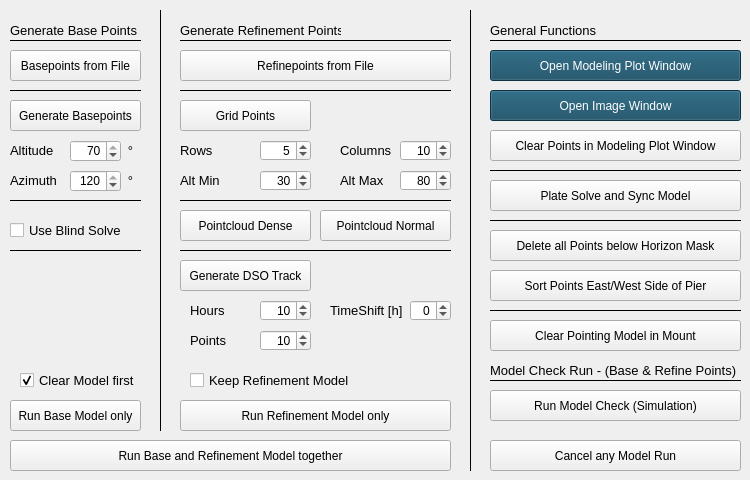
   <widget class="QWidget" name="tab_6">
    <attribute name="title">
     <string>Make Mount Model</string>
    </attribute>
    <widget class="QPushButton" name="btn_runBaseModel">
     <property name="geometry">
      <rect>
       <x>10</x>
       <y>400</y>
       <width>131</width>
       <height>31</height>
      </rect>
     </property>
     <property name="toolTip">
      <string>Runs the base model, if ther are any points</string>
     </property>
     <property name="text">
      <string>Run Base Model only</string>
     </property>
    </widget>
    <widget class="QCheckBox" name="checkUseBlindSolve">
     <property name="geometry">
      <rect>
       <x>10</x>
       <y>220</y>
       <width>131</width>
       <height>20</height>
      </rect>
     </property>
     <property name="font">
      <font>
       <pointsize>10</pointsize>
      </font>
     </property>
     <property name="toolTip">
      <string>If checked, a blind solve would be made (needs internet connection)</string>
     </property>
     <property name="text">
      <string>Use Blind Solve</string>
     </property>
    </widget>
    <widget class="QPushButton" name="btn_clearAlignmentModel">
     <property name="geometry">
      <rect>
       <x>490</x>
       <y>320</y>
       <width>251</width>
       <height>31</height>
      </rect>
     </property>
     <property name="toolTip">
      <string>Clear the model in mount. Can't be revised.</string>
     </property>
     <property name="text">
      <string>Clear Pointing Model in Mount</string>
     </property>
    </widget>
    <widget class="QPushButton" name="btn_loadBasePoints">
     <property name="geometry">
      <rect>
       <x>10</x>
       <y>50</y>
       <width>131</width>
       <height>31</height>
      </rect>
     </property>
     <property name="toolTip">
      <string>Shows the base points of model point file</string>
     </property>
     <property name="text">
      <string>Basepoints from File</string>
     </property>
    </widget>
    <widget class="Line" name="line_24">
     <property name="geometry">
      <rect>
       <x>10</x>
       <y>190</y>
       <width>131</width>
       <height>21</height>
      </rect>
     </property>
     <property name="frameShadow">
      <enum>QFrame::Plain</enum>
     </property>
     <property name="orientation">
      <enum>Qt::Horizontal</enum>
     </property>
    </widget>
    <widget class="QPushButton" name="btn_generateBasePoints">
     <property name="geometry">
      <rect>
       <x>10</x>
       <y>100</y>
       <width>131</width>
       <height>31</height>
      </rect>
     </property>
     <property name="toolTip">
      <string>Generates Basepoint based on Altitude and AZ</string>
     </property>
     <property name="text">
      <string>Generate Basepoints</string>
     </property>
    </widget>
    <widget class="QDoubleSpinBox" name="azimuthBase">
     <property name="geometry">
      <rect>
       <x>70</x>
       <y>170</y>
       <width>51</width>
       <height>22</height>
      </rect>
     </property>
     <property name="alignment">
      <set>Qt::AlignRight|Qt::AlignTrailing|Qt::AlignVCenter</set>
     </property>
     <property name="decimals">
      <number>0</number>
     </property>
     <property name="maximum">
      <double>120.000000000000000</double>
     </property>
     <property name="singleStep">
      <double>1.000000000000000</double>
     </property>
     <property name="value">
      <double>120.000000000000000</double>
     </property>
    </widget>
    <widget class="QDoubleSpinBox" name="altitudeBase">
     <property name="geometry">
      <rect>
       <x>70</x>
       <y>140</y>
       <width>51</width>
       <height>22</height>
      </rect>
     </property>
     <property name="alignment">
      <set>Qt::AlignRight|Qt::AlignTrailing|Qt::AlignVCenter</set>
     </property>
     <property name="decimals">
      <number>0</number>
     </property>
     <property name="minimum">
      <double>20.000000000000000</double>
     </property>
     <property name="maximum">
      <double>70.000000000000000</double>
     </property>
     <property name="singleStep">
      <double>1.000000000000000</double>
     </property>
     <property name="value">
      <double>70.000000000000000</double>
     </property>
    </widget>
    <widget class="QLabel" name="label_170">
     <property name="geometry">
      <rect>
       <x>10</x>
       <y>140</y>
       <width>51</width>
       <height>21</height>
      </rect>
     </property>
     <property name="font">
      <font>
       <pointsize>10</pointsize>
      </font>
     </property>
     <property name="text">
      <string>Altitude</string>
     </property>
    </widget>
    <widget class="QLabel" name="label_171">
     <property name="geometry">
      <rect>
       <x>10</x>
       <y>170</y>
       <width>51</width>
       <height>21</height>
      </rect>
     </property>
     <property name="font">
      <font>
       <pointsize>10</pointsize>
      </font>
     </property>
     <property name="text">
      <string>Azimuth</string>
     </property>
    </widget>
    <widget class="QLabel" name="label_109">
     <property name="geometry">
      <rect>
       <x>120</x>
       <y>140</y>
       <width>21</width>
       <height>20</height>
      </rect>
     </property>
     <property name="font">
      <font>
       <pointsize>10</pointsize>
      </font>
     </property>
     <property name="text">
      <string>°</string>
     </property>
     <property name="alignment">
      <set>Qt::AlignCenter</set>
     </property>
     <property name="wordWrap">
      <bool>false</bool>
     </property>
    </widget>
    <widget class="QLabel" name="label_110">
     <property name="geometry">
      <rect>
       <x>120</x>
       <y>170</y>
       <width>21</width>
       <height>20</height>
      </rect>
     </property>
     <property name="font">
      <font>
       <pointsize>10</pointsize>
      </font>
     </property>
     <property name="text">
      <string>°</string>
     </property>
     <property name="alignment">
      <set>Qt::AlignCenter</set>
     </property>
     <property name="wordWrap">
      <bool>false</bool>
     </property>
    </widget>
    <widget class="QLabel" name="label_116">
     <property name="geometry">
      <rect>
       <x>10</x>
       <y>20</y>
       <width>131</width>
       <height>21</height>
      </rect>
     </property>
     <property name="font">
      <font>
       <pointsize>10</pointsize>
      </font>
     </property>
     <property name="text">
      <string>Generate Base Points</string>
     </property>
    </widget>
    <widget class="Line" name="line_35">
     <property name="geometry">
      <rect>
       <x>10</x>
       <y>30</y>
       <width>131</width>
       <height>21</height>
      </rect>
     </property>
     <property name="frameShadow">
      <enum>QFrame::Plain</enum>
     </property>
     <property name="orientation">
      <enum>Qt::Horizontal</enum>
     </property>
    </widget>
    <widget class="Line" name="line_36">
     <property name="geometry">
      <rect>
       <x>10</x>
       <y>240</y>
       <width>131</width>
       <height>21</height>
      </rect>
     </property>
     <property name="frameShadow">
      <enum>QFrame::Plain</enum>
     </property>
     <property name="orientation">
      <enum>Qt::Horizontal</enum>
     </property>
    </widget>
    <widget class="QPushButton" name="btn_openModelingPlotWindow">
     <property name="geometry">
      <rect>
       <x>490</x>
       <y>50</y>
       <width>251</width>
       <height>31</height>
      </rect>
     </property>
     <property name="toolTip">
      <string>&lt;html&gt;&lt;head/&gt;&lt;body&gt;&lt;p&gt;Opens the coordinate an model points popup window&lt;/p&gt;&lt;/body&gt;&lt;/html&gt;</string>
     </property>
     <property name="styleSheet">
      <string notr="true">background-color: rgb(16, 72, 96);
color: rgb(255,255,255);</string>
     </property>
     <property name="text">
      <string>Open Modeling Plot Window</string>
     </property>
    </widget>
    <widget class="QPushButton" name="btn_sortRefinementPoints">
     <property name="geometry">
      <rect>
       <x>490</x>
       <y>270</y>
       <width>251</width>
       <height>31</height>
      </rect>
     </property>
     <property name="toolTip">
      <string>Sort the order of modeling points. East-West-Low-High Altitude</string>
     </property>
     <property name="text">
      <string>Sort Points East/West Side of Pier</string>
     </property>
    </widget>
    <widget class="QPushButton" name="btn_generateGridPoints">
     <property name="geometry">
      <rect>
       <x>180</x>
       <y>100</y>
       <width>131</width>
       <height>31</height>
      </rect>
     </property>
     <property name="toolTip">
      <string>Generates a regular pattern with 100 stars</string>
     </property>
     <property name="text">
      <string>Grid Points</string>
     </property>
    </widget>
    <widget class="QLabel" name="label_108">
     <property name="geometry">
      <rect>
       <x>180</x>
       <y>20</y>
       <width>161</width>
       <height>21</height>
      </rect>
     </property>
     <property name="font">
      <font>
       <pointsize>10</pointsize>
      </font>
     </property>
     <property name="text">
      <string>Generate Refinement Points</string>
     </property>
    </widget>
    <widget class="QLabel" name="label_179">
     <property name="geometry">
      <rect>
       <x>340</x>
       <y>140</y>
       <width>61</width>
       <height>21</height>
      </rect>
     </property>
     <property name="font">
      <font>
       <pointsize>10</pointsize>
      </font>
     </property>
     <property name="text">
      <string>Columns</string>
     </property>
    </widget>
    <widget class="QLabel" name="label_178">
     <property name="geometry">
      <rect>
       <x>180</x>
       <y>140</y>
       <width>61</width>
       <height>21</height>
      </rect>
     </property>
     <property name="font">
      <font>
       <pointsize>10</pointsize>
      </font>
     </property>
     <property name="text">
      <string>Rows</string>
     </property>
    </widget>
    <widget class="QPushButton" name="btn_generateNormalPoints">
     <property name="geometry">
      <rect>
       <x>320</x>
       <y>210</y>
       <width>131</width>
       <height>31</height>
      </rect>
     </property>
     <property name="toolTip">
      <string>Generates a pointcloud with greater circles medium number</string>
     </property>
     <property name="text">
      <string>Pointcloud Normal</string>
     </property>
    </widget>
    <widget class="QPushButton" name="btn_generateDensePoints">
     <property name="geometry">
      <rect>
       <x>180</x>
       <y>210</y>
       <width>131</width>
       <height>31</height>
      </rect>
     </property>
     <property name="toolTip">
      <string>Generates a pointcloud with greater circles high number</string>
     </property>
     <property name="text">
      <string>Pointcloud Dense</string>
     </property>
    </widget>
    <widget class="QDoubleSpinBox" name="numberGridPointsRow">
     <property name="geometry">
      <rect>
       <x>260</x>
       <y>140</y>
       <width>51</width>
       <height>21</height>
      </rect>
     </property>
     <property name="toolTip">
      <string>&lt;html&gt;&lt;head/&gt;&lt;body&gt;&lt;p&gt;Number of rows in the grid build&lt;/p&gt;&lt;/body&gt;&lt;/html&gt;</string>
     </property>
     <property name="alignment">
      <set>Qt::AlignRight|Qt::AlignTrailing|Qt::AlignVCenter</set>
     </property>
     <property name="decimals">
      <number>0</number>
     </property>
     <property name="minimum">
      <double>3.000000000000000</double>
     </property>
     <property name="maximum">
      <double>10.000000000000000</double>
     </property>
     <property name="singleStep">
      <double>1.000000000000000</double>
     </property>
     <property name="value">
      <double>5.000000000000000</double>
     </property>
    </widget>
    <widget class="Line" name="line_34">
     <property name="geometry">
      <rect>
       <x>180</x>
       <y>30</y>
       <width>271</width>
       <height>21</height>
      </rect>
     </property>
     <property name="frameShadow">
      <enum>QFrame::Plain</enum>
     </property>
     <property name="orientation">
      <enum>Qt::Horizontal</enum>
     </property>
    </widget>
    <widget class="QDoubleSpinBox" name="numberGridPointsCol">
     <property name="geometry">
      <rect>
       <x>400</x>
       <y>140</y>
       <width>51</width>
       <height>21</height>
      </rect>
     </property>
     <property name="toolTip">
      <string>&lt;html&gt;&lt;head/&gt;&lt;body&gt;&lt;p&gt;Number of coloms in the grid build&lt;/p&gt;&lt;/body&gt;&lt;/html&gt;</string>
     </property>
     <property name="alignment">
      <set>Qt::AlignRight|Qt::AlignTrailing|Qt::AlignVCenter</set>
     </property>
     <property name="decimals">
      <number>0</number>
     </property>
     <property name="minimum">
      <double>5.000000000000000</double>
     </property>
     <property name="maximum">
      <double>15.000000000000000</double>
     </property>
     <property name="singleStep">
      <double>1.000000000000000</double>
     </property>
     <property name="value">
      <double>10.000000000000000</double>
     </property>
    </widget>
    <widget class="QPushButton" name="btn_runRefinementModel">
     <property name="geometry">
      <rect>
       <x>180</x>
       <y>400</y>
       <width>271</width>
       <height>31</height>
      </rect>
     </property>
     <property name="toolTip">
      <string>Run refinment model</string>
     </property>
     <property name="text">
      <string>Run Refinement Model only</string>
     </property>
    </widget>
    <widget class="QPushButton" name="btn_deleteBelowHorizonLine">
     <property name="geometry">
      <rect>
       <x>490</x>
       <y>230</y>
       <width>251</width>
       <height>31</height>
      </rect>
     </property>
     <property name="toolTip">
      <string>Delete all points below the horizon line from horizone file</string>
     </property>
     <property name="text">
      <string>Delete all Points below Horizon Mask</string>
     </property>
    </widget>
    <widget class="Line" name="line_26">
     <property name="geometry">
      <rect>
       <x>180</x>
       <y>240</y>
       <width>271</width>
       <height>21</height>
      </rect>
     </property>
     <property name="frameShadow">
      <enum>QFrame::Plain</enum>
     </property>
     <property name="orientation">
      <enum>Qt::Horizontal</enum>
     </property>
    </widget>
    <widget class="QPushButton" name="btn_loadRefinementPoints">
     <property name="geometry">
      <rect>
       <x>180</x>
       <y>50</y>
       <width>271</width>
       <height>31</height>
      </rect>
     </property>
     <property name="toolTip">
      <string>Shows the refinment point of the model point file.</string>
     </property>
     <property name="text">
      <string>Refinepoints from File</string>
     </property>
    </widget>
    <widget class="QPushButton" name="btn_cancelModel">
     <property name="geometry">
      <rect>
       <x>490</x>
       <y>440</y>
       <width>251</width>
       <height>31</height>
      </rect>
     </property>
     <property name="toolTip">
      <string>&lt;html&gt;&lt;head/&gt;&lt;body&gt;&lt;p&gt;Cancels any model run in the next cycle (next point)&lt;/p&gt;&lt;/body&gt;&lt;/html&gt;</string>
     </property>
     <property name="text">
      <string>Cancel any Model Run</string>
     </property>
    </widget>
    <widget class="QPushButton" name="btn_runCheckModel">
     <property name="geometry">
      <rect>
       <x>490</x>
       <y>390</y>
       <width>251</width>
       <height>31</height>
      </rect>
     </property>
     <property name="toolTip">
      <string>&lt;html&gt;&lt;head/&gt;&lt;body&gt;&lt;p&gt;Runs a analyse cycle without updating the mount model&lt;/p&gt;&lt;/body&gt;&lt;/html&gt;</string>
     </property>
     <property name="text">
      <string>Run Model Check (Simulation)</string>
     </property>
    </widget>
    <widget class="QLabel" name="label_98">
     <property name="geometry">
      <rect>
       <x>490</x>
       <y>360</y>
       <width>251</width>
       <height>21</height>
      </rect>
     </property>
     <property name="font">
      <font>
       <pointsize>10</pointsize>
      </font>
     </property>
     <property name="text">
      <string>Model Check Run - (Base &amp; Refine Points)</string>
     </property>
    </widget>
    <widget class="Line" name="line_32">
     <property name="geometry">
      <rect>
       <x>490</x>
       <y>370</y>
       <width>251</width>
       <height>21</height>
      </rect>
     </property>
     <property name="frameShadow">
      <enum>QFrame::Plain</enum>
     </property>
     <property name="orientation">
      <enum>Qt::Horizontal</enum>
     </property>
    </widget>
    <widget class="Line" name="line_27">
     <property name="geometry">
      <rect>
       <x>10</x>
       <y>80</y>
       <width>131</width>
       <height>21</height>
      </rect>
     </property>
     <property name="frameShadow">
      <enum>QFrame::Plain</enum>
     </property>
     <property name="orientation">
      <enum>Qt::Horizontal</enum>
     </property>
    </widget>
    <widget class="Line" name="line_28">
     <property name="geometry">
      <rect>
       <x>180</x>
       <y>80</y>
       <width>271</width>
       <height>21</height>
      </rect>
     </property>
     <property name="frameShadow">
      <enum>QFrame::Plain</enum>
     </property>
     <property name="orientation">
      <enum>Qt::Horizontal</enum>
     </property>
    </widget>
    <widget class="QPushButton" name="btn_generateDSOPoints">
     <property name="geometry">
      <rect>
       <x>180</x>
       <y>260</y>
       <width>131</width>
       <height>31</height>
      </rect>
     </property>
     <property name="toolTip">
      <string>&lt;html&gt;&lt;head/&gt;&lt;body&gt;&lt;p&gt;Generates a given number of refinement points along DSO track for a give time&lt;/p&gt;&lt;/body&gt;&lt;/html&gt;</string>
     </property>
     <property name="text">
      <string>Generate DSO Track</string>
     </property>
    </widget>
    <widget class="Line" name="line_39">
     <property name="geometry">
      <rect>
       <x>150</x>
       <y>10</y>
       <width>21</width>
       <height>421</height>
      </rect>
     </property>
     <property name="frameShadow">
      <enum>QFrame::Plain</enum>
     </property>
     <property name="orientation">
      <enum>Qt::Vertical</enum>
     </property>
    </widget>
    <widget class="Line" name="line_40">
     <property name="geometry">
      <rect>
       <x>460</x>
       <y>10</y>
       <width>21</width>
       <height>461</height>
      </rect>
     </property>
     <property name="frameShadow">
      <enum>QFrame::Plain</enum>
     </property>
     <property name="orientation">
      <enum>Qt::Vertical</enum>
     </property>
    </widget>
    <widget class="QLabel" name="label_113">
     <property name="geometry">
      <rect>
       <x>490</x>
       <y>20</y>
       <width>161</width>
       <height>21</height>
      </rect>
     </property>
     <property name="font">
      <font>
       <pointsize>10</pointsize>
      </font>
     </property>
     <property name="text">
      <string>General Functions</string>
     </property>
    </widget>
    <widget class="Line" name="line_41">
     <property name="geometry">
      <rect>
       <x>490</x>
       <y>30</y>
       <width>251</width>
       <height>21</height>
      </rect>
     </property>
     <property name="frameShadow">
      <enum>QFrame::Plain</enum>
     </property>
     <property name="orientation">
      <enum>Qt::Horizontal</enum>
     </property>
    </widget>
    <widget class="Line" name="line_42">
     <property name="geometry">
      <rect>
       <x>180</x>
       <y>190</y>
       <width>271</width>
       <height>21</height>
      </rect>
     </property>
     <property name="frameShadow">
      <enum>QFrame::Plain</enum>
     </property>
     <property name="orientation">
      <enum>Qt::Horizontal</enum>
     </property>
    </widget>
    <widget class="QPushButton" name="btn_deletePoints">
     <property name="geometry">
      <rect>
       <x>490</x>
       <y>130</y>
       <width>251</width>
       <height>31</height>
      </rect>
     </property>
     <property name="toolTip">
      <string>&lt;html&gt;&lt;head/&gt;&lt;body&gt;&lt;p&gt;Delete all points on coordinate window including Base / Model&lt;/p&gt;&lt;/body&gt;&lt;/html&gt;</string>
     </property>
     <property name="text">
      <string>Clear Points in Modeling Plot Window</string>
     </property>
    </widget>
    <widget class="QPushButton" name="btn_runAllModel">
     <property name="geometry">
      <rect>
       <x>10</x>
       <y>440</y>
       <width>441</width>
       <height>31</height>
      </rect>
     </property>
     <property name="toolTip">
      <string>&lt;html&gt;&lt;head/&gt;&lt;body&gt;&lt;p&gt;Run base and refinement model directly after another&lt;/p&gt;&lt;/body&gt;&lt;/html&gt;</string>
     </property>
     <property name="text">
      <string>Run Base and Refinement Model together</string>
     </property>
    </widget>
    <widget class="QDoubleSpinBox" name="numberHoursDSO">
     <property name="geometry">
      <rect>
       <x>260</x>
       <y>300</y>
       <width>51</width>
       <height>21</height>
      </rect>
     </property>
     <property name="toolTip">
      <string>&lt;html&gt;&lt;head/&gt;&lt;body&gt;&lt;p&gt;Length of the DSO track in hours.&lt;/p&gt;&lt;/body&gt;&lt;/html&gt;</string>
     </property>
     <property name="alignment">
      <set>Qt::AlignRight|Qt::AlignTrailing|Qt::AlignVCenter</set>
     </property>
     <property name="decimals">
      <number>0</number>
     </property>
     <property name="minimum">
      <double>1.000000000000000</double>
     </property>
     <property name="maximum">
      <double>15.000000000000000</double>
     </property>
     <property name="singleStep">
      <double>1.000000000000000</double>
     </property>
     <property name="value">
      <double>10.000000000000000</double>
     </property>
    </widget>
    <widget class="QLabel" name="label_181">
     <property name="geometry">
      <rect>
       <x>190</x>
       <y>300</y>
       <width>61</width>
       <height>21</height>
      </rect>
     </property>
     <property name="font">
      <font>
       <pointsize>10</pointsize>
      </font>
     </property>
     <property name="text">
      <string>Hours</string>
     </property>
    </widget>
    <widget class="QLabel" name="label_188">
     <property name="geometry">
      <rect>
       <x>190</x>
       <y>330</y>
       <width>61</width>
       <height>21</height>
      </rect>
     </property>
     <property name="font">
      <font>
       <pointsize>10</pointsize>
      </font>
     </property>
     <property name="text">
      <string>Points</string>
     </property>
    </widget>
    <widget class="QDoubleSpinBox" name="numberPointsDSO">
     <property name="geometry">
      <rect>
       <x>260</x>
       <y>330</y>
       <width>51</width>
       <height>21</height>
      </rect>
     </property>
     <property name="toolTip">
      <string>&lt;html&gt;&lt;head/&gt;&lt;body&gt;&lt;p&gt;Number of points in the DSO track for the given time in hours&lt;/p&gt;&lt;/body&gt;&lt;/html&gt;</string>
     </property>
     <property name="alignment">
      <set>Qt::AlignRight|Qt::AlignTrailing|Qt::AlignVCenter</set>
     </property>
     <property name="decimals">
      <number>0</number>
     </property>
     <property name="minimum">
      <double>5.000000000000000</double>
     </property>
     <property name="maximum">
      <double>50.000000000000000</double>
     </property>
     <property name="singleStep">
      <double>1.000000000000000</double>
     </property>
     <property name="value">
      <double>10.000000000000000</double>
     </property>
    </widget>
    <widget class="QLabel" name="label_189">
     <property name="geometry">
      <rect>
       <x>330</x>
       <y>300</y>
       <width>81</width>
       <height>21</height>
      </rect>
     </property>
     <property name="font">
      <font>
       <pointsize>10</pointsize>
      </font>
     </property>
     <property name="text">
      <string>TimeShift [h]</string>
     </property>
    </widget>
    <widget class="QDoubleSpinBox" name="numberHoursPreview">
     <property name="geometry">
      <rect>
       <x>410</x>
       <y>300</y>
       <width>41</width>
       <height>21</height>
      </rect>
     </property>
     <property name="toolTip">
      <string>&lt;html&gt;&lt;head/&gt;&lt;body&gt;&lt;p&gt;Length of the DSO track in hours.&lt;/p&gt;&lt;/body&gt;&lt;/html&gt;</string>
     </property>
     <property name="alignment">
      <set>Qt::AlignRight|Qt::AlignTrailing|Qt::AlignVCenter</set>
     </property>
     <property name="decimals">
      <number>0</number>
     </property>
     <property name="minimum">
      <double>-12.000000000000000</double>
     </property>
     <property name="maximum">
      <double>12.000000000000000</double>
     </property>
     <property name="singleStep">
      <double>1.000000000000000</double>
     </property>
     <property name="value">
      <double>0.000000000000000</double>
     </property>
    </widget>
    <widget class="QPushButton" name="btn_plateSolveSync">
     <property name="geometry">
      <rect>
       <x>490</x>
       <y>180</y>
       <width>251</width>
       <height>31</height>
      </rect>
     </property>
     <property name="toolTip">
      <string>&lt;html&gt;&lt;head/&gt;&lt;body&gt;&lt;p&gt;Image, Platesolve and Sync the model of the mount&lt;/p&gt;&lt;/body&gt;&lt;/html&gt;</string>
     </property>
     <property name="text">
      <string>Plate Solve and Sync Model</string>
     </property>
    </widget>
    <widget class="QCheckBox" name="checkClearModelFirst">
     <property name="geometry">
      <rect>
       <x>20</x>
       <y>370</y>
       <width>121</width>
       <height>20</height>
      </rect>
     </property>
     <property name="font">
      <font>
       <pointsize>10</pointsize>
      </font>
     </property>
     <property name="toolTip">
      <string>If checked, a blind solve would be made (needs internet connection)</string>
     </property>
     <property name="text">
      <string>Clear Model first</string>
     </property>
     <property name="checked">
      <bool>true</bool>
     </property>
    </widget>
    <widget class="QCheckBox" name="checkKeepRefinement">
     <property name="geometry">
      <rect>
       <x>190</x>
       <y>370</y>
       <width>261</width>
       <height>20</height>
      </rect>
     </property>
     <property name="font">
      <font>
       <pointsize>10</pointsize>
      </font>
     </property>
     <property name="toolTip">
      <string>If checked, a blind solve would be made (needs internet connection)</string>
     </property>
     <property name="text">
      <string>Keep Refinement Model</string>
     </property>
    </widget>
    <widget class="Line" name="line_30">
     <property name="geometry">
      <rect>
       <x>490</x>
       <y>160</y>
       <width>251</width>
       <height>21</height>
      </rect>
     </property>
     <property name="frameShadow">
      <enum>QFrame::Plain</enum>
     </property>
     <property name="orientation">
      <enum>Qt::Horizontal</enum>
     </property>
    </widget>
    <widget class="Line" name="line_38">
     <property name="geometry">
      <rect>
       <x>490</x>
       <y>300</y>
       <width>251</width>
       <height>21</height>
      </rect>
     </property>
     <property name="frameShadow">
      <enum>QFrame::Plain</enum>
     </property>
     <property name="orientation">
      <enum>Qt::Horizontal</enum>
     </property>
    </widget>
    <widget class="QLabel" name="label_180">
     <property name="geometry">
      <rect>
       <x>340</x>
       <y>170</y>
       <width>61</width>
       <height>21</height>
      </rect>
     </property>
     <property name="font">
      <font>
       <pointsize>10</pointsize>
      </font>
     </property>
     <property name="text">
      <string>Alt Max</string>
     </property>
    </widget>
    <widget class="QDoubleSpinBox" name="altitudeMax">
     <property name="geometry">
      <rect>
       <x>400</x>
       <y>170</y>
       <width>51</width>
       <height>21</height>
      </rect>
     </property>
     <property name="toolTip">
      <string>&lt;html&gt;&lt;head/&gt;&lt;body&gt;&lt;p&gt;Number of coloms in the grid build&lt;/p&gt;&lt;/body&gt;&lt;/html&gt;</string>
     </property>
     <property name="alignment">
      <set>Qt::AlignRight|Qt::AlignTrailing|Qt::AlignVCenter</set>
     </property>
     <property name="decimals">
      <number>0</number>
     </property>
     <property name="minimum">
      <double>50.000000000000000</double>
     </property>
     <property name="maximum">
      <double>90.000000000000000</double>
     </property>
     <property name="singleStep">
      <double>5.000000000000000</double>
     </property>
     <property name="value">
      <double>80.000000000000000</double>
     </property>
    </widget>
    <widget class="QDoubleSpinBox" name="altitudeMin">
     <property name="geometry">
      <rect>
       <x>260</x>
       <y>170</y>
       <width>51</width>
       <height>21</height>
      </rect>
     </property>
     <property name="toolTip">
      <string>&lt;html&gt;&lt;head/&gt;&lt;body&gt;&lt;p&gt;Number of rows in the grid build&lt;/p&gt;&lt;/body&gt;&lt;/html&gt;</string>
     </property>
     <property name="alignment">
      <set>Qt::AlignRight|Qt::AlignTrailing|Qt::AlignVCenter</set>
     </property>
     <property name="decimals">
      <number>0</number>
     </property>
     <property name="minimum">
      <double>20.000000000000000</double>
     </property>
     <property name="maximum">
      <double>45.000000000000000</double>
     </property>
     <property name="singleStep">
      <double>5.000000000000000</double>
     </property>
     <property name="value">
      <double>30.000000000000000</double>
     </property>
    </widget>
    <widget class="QLabel" name="label_190">
     <property name="geometry">
      <rect>
       <x>180</x>
       <y>170</y>
       <width>61</width>
       <height>21</height>
      </rect>
     </property>
     <property name="font">
      <font>
       <pointsize>10</pointsize>
      </font>
     </property>
     <property name="text">
      <string>Alt Min</string>
     </property>
    </widget>
    <widget class="Line" name="line_45">
     <property name="geometry">
      <rect>
       <x>490</x>
       <y>210</y>
       <width>251</width>
       <height>21</height>
      </rect>
     </property>
     <property name="frameShadow">
      <enum>QFrame::Plain</enum>
     </property>
     <property name="orientation">
      <enum>Qt::Horizontal</enum>
     </property>
    </widget>
    <widget class="QPushButton" name="btn_openImageWindow">
     <property name="geometry">
      <rect>
       <x>490</x>
       <y>90</y>
       <width>251</width>
       <height>31</height>
      </rect>
     </property>
     <property name="toolTip">
      <string>&lt;html&gt;&lt;head/&gt;&lt;body&gt;&lt;p&gt;Opens the coordinate an model points popup window&lt;/p&gt;&lt;/body&gt;&lt;/html&gt;</string>
     </property>
     <property name="styleSheet">
      <string notr="true">background-color: rgb(16, 72, 96);
color: rgb(255,255,255);</string>
     </property>
     <property name="text">
      <string>Open Image Window</string>
     </property>
    </widget>
   </widget>
